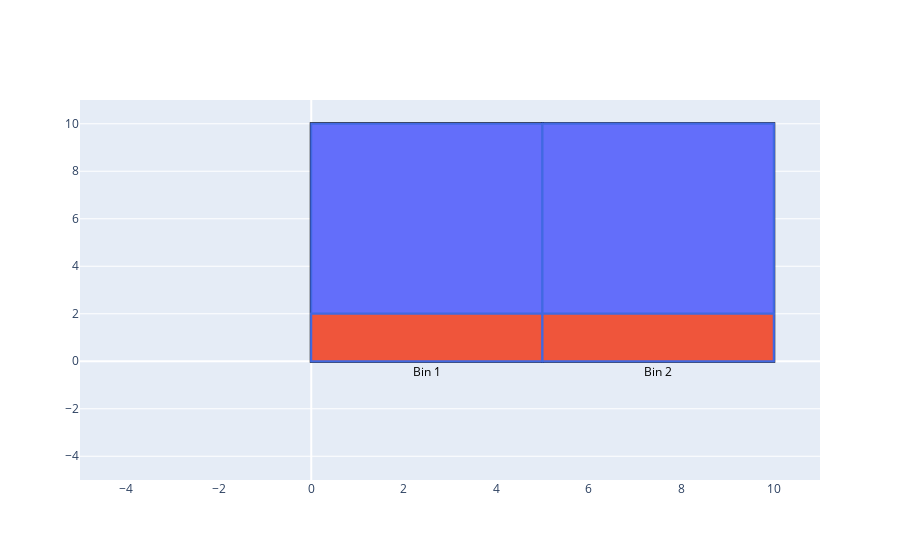

Notebook code for this chart:
### Markdown cell above
The small BPP instance admits a tight fit, as per the annealing solution:

### Code cell
best_feasible = None

if QPU:
    best_feasible = bpp.call_solver(cqm, 20)
else:
    # Deserialize saved solution
    with open(cached["easy"]["s"], "rb") as infile:
        best_feasible = pickle.load(infile)
        infile.close()

fig = bpp.plot_rects(
    best_feasible, vars, cases, bins, effective_dimensions
)
fig.show()

### Figure 1 — Plotly figure (JSON) as saved in the notebook; plotly's stock layout.template omitted (floating-point values rounded to 4 significant figures)
{"data": [{"hoverinfo": "text", "hovertext": ["Quantity: 3"], "mode": "text", "text": "Bin 1", "textfont": {"color": "black"}, "type": "scatter", "x": [2.5], "y": [-0.5]}, {"hoverinfo": "text", "hovertext": ["Quantity: 3"], "mode": "text", "text": "Bin 2", "textfont": {"color": "black"}, "type": "scatter", "x": [7.5], "y": [-0.5]}, {"hoverinfo": "text", "hoverlabel": {"bgcolor": "white", "bordercolor": "gray", "font": {"color": "#636EFA", "size": 16}}, "marker": {"opacity": 0}, "mode": "markers", "text": ["Case ID: 0<br>X: 0.0, Y: 2.0<br>Size: 5.0 x 8.0"], "type": "scatter", "x": [2.5], "y": [6.0]}, {"hoverinfo": "text", "hoverlabel": {"bgcolor": "white", "bordercolor": "gray", "font": {"color": "#636EFA", "size": 16}}, "marker": {"opacity": 0}, "mode": "markers", "text": ["Case ID: 0<br>X: 5.0, Y: 2.0<br>Size: 5.0 x 8.0"], "type": "scatter", "x": [7.5], "y": [6.0]}, {"hoverinfo": "text", "hoverlabel": {"bgcolor": "white", "bordercolor": "gray", "font": {"color": "#636EFA", "size": 16}}, "marker": {"opacity": 0}, "mode": "markers", "text": ["Case ID: 0<br>X: 5.0, Y: 2.0<br>Size: 5.0 x 8.0"], "type": "scatter", "x": [7.5], "y": [6.0]}, {"hoverinfo": "text", "hoverlabel": {"bgcolor": "white", "bordercolor": "gray", "font": {"color": "#EF553B", "size": 16}}, "marker": {"opacity": 0}, "mode": "markers", "text": ["Case ID: 1<br>X: 0.0, Y: -0.0<br>Size: 5.0 x 2.0"], "type": "scatter", "x": [2.5], "y": [1.0]}, {"hoverinfo": "text", "hoverlabel": {"bgcolor": "white", "bordercolor": "gray", "font": {"color": "#EF553B", "size": 16}}, "marker": {"opacity": 0}, "mode": "markers", "text": ["Case ID: 1<br>X: 0.0, Y: -0.0<br>Size: 5.0 x 2.0"], "type": "scatter", "x": [2.5], "y": [1.0]}, {"hoverinfo": "text", "hoverlabel": {"bgcolor": "white", "bordercolor": "gray", "font": {"color": "#EF553B", "size": 16}}, "marker": {"opacity": 0}, "mode": "markers", "text": ["Case ID: 1<br>X: 5.0, Y: 0.0<br>Size: 5.0 x 2.0"], "type": "scatter", "x": [7.5], "y": [1]}, {"hoverinfo": "text", "hoverlabel": {"bgcolor": "white", "bordercolor": "gray", "font": {"color": "#EF553B", "size": 16}}, "marker": {"opacity": 0}, "mode": "markers", "text": ["Case ID: 1<br>X: 5.0, Y: 0.0<br>Size: 5.0 x 2.0"], "type": "scatter", "x": [7.5], "y": [1]}], "layout": {"shapes": [{"line": {"color": "black", "width": 3}, "type": "rect", "x0": 0, "x1": 5, "y0": 0, "y1": 10}, {"line": {"color": "black", "width": 3}, "type": "rect", "x0": 5, "x1": 10, "y0": 0, "y1": 10}, {"fillcolor": "#636EFA", "line": {"color": "RoyalBlue", "width": 2}, "type": "rect", "x0": 0, "x1": 5, "y0": 2.0, "y1": 10.0}, {"fillcolor": "#636EFA", "line": {"color": "RoyalBlue", "width": 2}, "type": "rect", "x0": 5, "x1": 10, "y0": 2.0, "y1": 10.0}, {"fillcolor": "#636EFA", "line": {"color": "RoyalBlue", "width": 2}, "type": "rect", "x0": 5, "x1": 10, "y0": 2.0, "y1": 10.0}, {"fillcolor": "#EF553B", "line": {"color": "RoyalBlue", "width": 2}, "type": "rect", "x0": 0, "x1": 5, "y0": -1e-12, "y1": 2.0}, {"fillcolor": "#EF553B", "line": {"color": "RoyalBlue", "width": 2}, "type": "rect", "x0": 0, "x1": 5, "y0": -1e-12, "y1": 2.0}, {"fillcolor": "#EF553B", "line": {"color": "RoyalBlue", "width": 2}, "type": "rect", "x0": 5, "x1": 10, "y0": 0, "y1": 2}, {"fillcolor": "#EF553B", "line": {"color": "RoyalBlue", "width": 2}, "type": "rect", "x0": 5, "x1": 10, "y0": 0, "y1": 2}], "showlegend": false, "xaxis": {"range": [-5, 11], "showgrid": false}, "yaxis": {"range": [-5, 11]}}}
